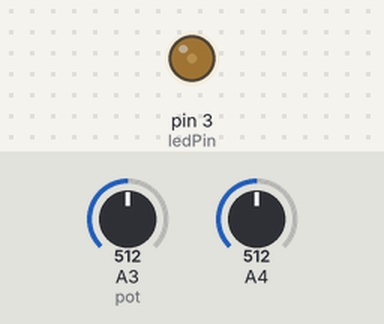
This sketch was run on a simulated Arduino Uno, built with avr-gcc and run on an emulated ATmega328P. Parts: output pins drawn as LEDs (lit = HIGH). Inputs (shaded band) come from the test bench; at power-on: A4 = 512, A3 (pot) = 512.

Above: at 1.2 s.
1.3 s: A4 set to 716
At 2.27 s:
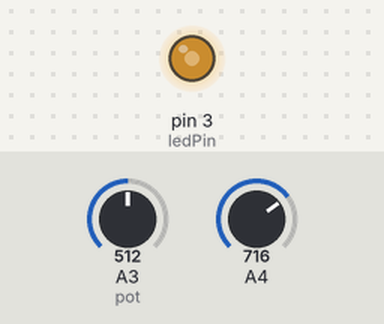
4.3 s: A4 set to 900
7.3 s: A3 (pot) set to 966
At 9.54 s:
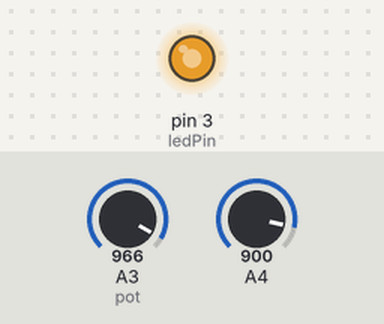
10.3 s: A3 (pot) set to 1001
11.8 s: A4 set to 1023
At 13.2 s:
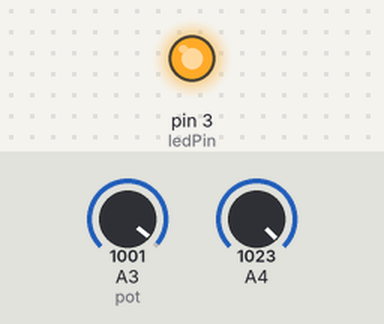
Timing chart, 0 to 14.4 s (numbered marks = the images above; inputs shaded):
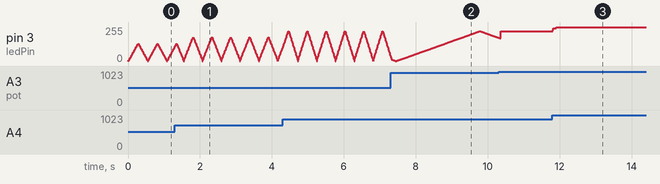

Measured:
- after the input at 11.8 s, pin 3 (ledPin): 224/255 → 247/255 at once, → 255/255 0.09 s later

The sketch:

fading.ino
```cpp
//fading.ino by Mark Hardiman
//Used to control PWM output to LEDs and read in two ADC inputs to control brightness(amplitude) and frequency
void setup() {
 // Serial.begin(9600);

}
float max_freq = 4.0f;
int ledPin = 3;
float val = 0;
float incr = 1;
float amp = 0;
float freq = 0;
float rate = 0;
float amps[10] = {0,0,0,0};//FIFO to smooth ADC readings
float freqs[10] = {0,0,0,0};//FIFO to smooth ADC readings
int i = 0;
float freqAvg = 0;
float ampAvg = 0;
float hyst = .15; //hysteresis threshold
void loop() {
  amps[i] = analogRead(A4)/1023.0f;
  freqs[i] = (1023-analogRead(A3))*max_freq/1023.0f; //reversed pot
  //computer buffer averages
  ampAvg = (amps[0]+amps[1]+amps[2]+amps[3])/4.0f;
  freqAvg = (freqs[0]+freqs[1]+freqs[2]+freqs[3])/4.0f;
  if (freqAvg > hyst)
  {

    rate = incr*5.12f*freqAvg*ampAvg;//512*.01 = DAC units to increment over (256 up and down)* delay
    val += rate;
    //Serial.println("\nfreq = ");
    //Serial.println(rate);

    if (val >= 255*ampAvg)
    {
      val = round(255*ampAvg);
      incr = -1;
    }
    else if (val <= 0)
    {
      val = 0;
      incr = 1;
    }
    hyst = .15;
    analogWrite(ledPin, round(val));
  }
  else
  {
    analogWrite(ledPin, ampAvg*255);
    hyst = .5;
  }

    delay(10);
    i++;
    if (i==10)
      i = 0;
}
```
